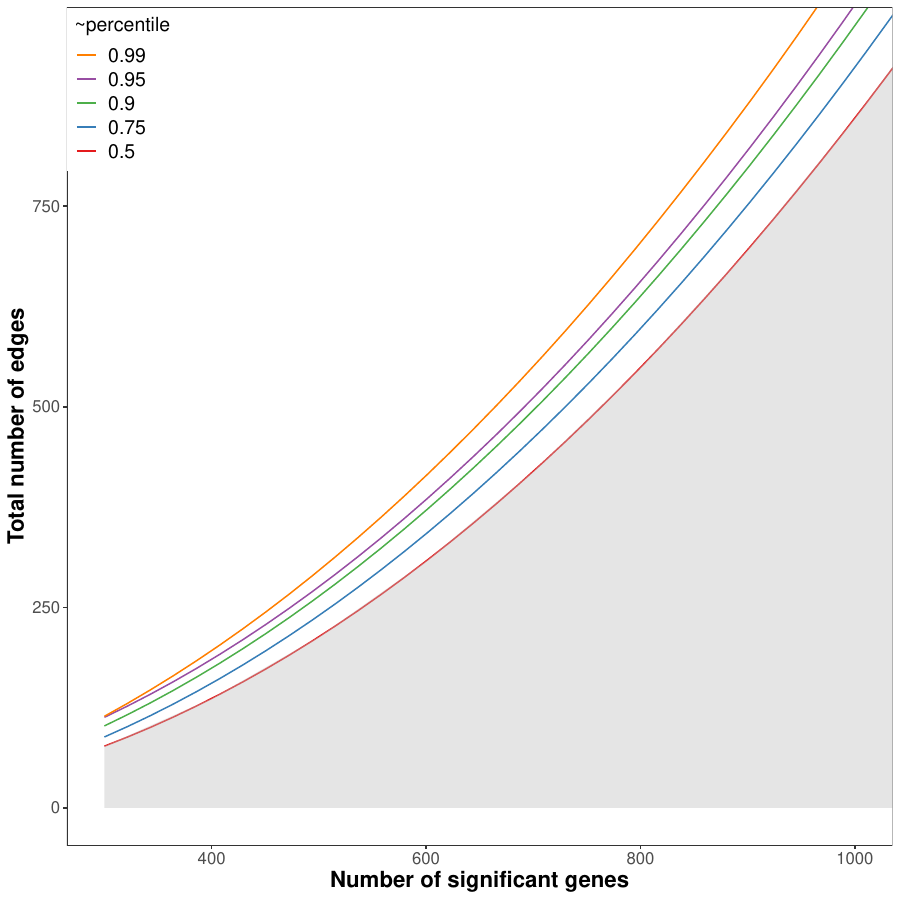

Write the R code that produced this figure.
rm(list=ls())
library("plyr")
library("RColorBrewer")
library("ggplot2")

##### A function to read SIF files
## PPI reading and cleaning function

SIF.reader <- function(filename,verbose=F){
  PPI <- read.table(as.is=T,sep='\t',fill=T, file = filename,
                    colClasses = c("character","character","character"))
  ## optionally get rid of unconnected genes
  # PPI <- PPI[PPI[,3] != "",]
  ## make a two column matrix
  PPI <- PPI[,c(1,3)]
  ## change the order of columns so edges are alphabetical
  ## (this removes any directedness of edges if any exists)
  PPI <- cbind(GeneA=pmin(PPI[,1],PPI[,2]),
               GeneB=pmax(PPI[,1],PPI[,2]))
  ## sort the edges
  PPI <- PPI[order(PPI[,1],PPI[,2]),]
  ## make sure there are no duplicates
  tmp  <- apply(PPI[,1:2],1,paste,collapse='--')
  if(verbose) print(summary(!duplicated(tmp))) ## all true
  ## end
  return(PPI)
}

## neighbor function and giant Net function
## arguments:
##   x   = any given subnetwork
##   PPI = a set of edges (must be a two column matrix)
##   min.fraction = the minimum fraction of the PPI that the
##                  giant net must cover
##   total.nodes  = total.nodes in PPI (do not change)
## value:
##   neighbor.func returns all neighbors of x in the PPI
##   giantNet.func finds the giant net in a given PPI that is
##     at least as large as min.fraction * total.nodes

get.nodes <- function(PPI) setdiff(unique(unlist(c(PPI))),"")
get.edges <- function(PPI) PPI[PPI[,1]!="",,drop=F]
n.nodes <- function(PPI) length(get.nodes(PPI))
n.edges <- function(PPI) nrow(get.edges(PPI))

## subset function
subset.func <- function(x,PPI) PPI[PPI[,1] %in% c(x,"") & PPI[,2] %in% c(x,""),,drop=F]

## neighbor function
neighbor.func <- function(x,PPI) get.nodes(PPI[PPI[,1] %in% x | PPI[,2] %in% x,])

## giant Net function
giantNet.func <- function(PPI,min.fraction=0.50,total.nodes = n.nodes(PPI)){  
  cat("Finding Giant net")
  PPI <- get.edges(PPI)
  running.giantNet <- c()
  for(loop.count in 1:nrow(PPI)){    
    giantNet <- PPI[loop.count,1]
    size <- length(giantNet)
    while(T){      
      giantNet <- neighbor.func(giantNet,PPI)      
      if(length(giantNet) == size) ## if no growth        
        break else size <- length(giantNet)      
    }    
    size <- length(giantNet)    
    if(size >= min.fraction * total.nodes){      
      ## if you have achieved the goal      
      running.giantNet <- giantNet      
      break      
    } else {      
      ## if you have not acheived the goal      
      if(size > length(running.giantNet))        
        ## but you have acheived a relative goal        
        running.giantNet <- giantNet      
      next      
    }  
  }
  cat(" Done\n")
  return(running.giantNet)
}

## read in parent network
backgroundPPI <- SIF.reader("Directed_PPI.sif")
set.seed(1980)

## read in GWAS profiles
VEGAS1 <- read.table("HT.pvals.out", header=T, as.is=T)
VEGAS2 <- read.table("MS.pvals.out", header=T, as.is=T)
p.BlockDefine.threshold <- 0.05
PPInodes <- get.nodes(backgroundPPI)
VEGAS1 <- subset(VEGAS1, GenePvalue<p.BlockDefine.threshold)
## get the number of genes passint threshold
nodes1 <- VEGAS1$Gene
print(length(nodes1))
nodes1 <- unique(nodes1)
print(length(nodes1))
nodes1 <- intersect(nodes1, PPInodes)
print(length(nodes1))
subNet1 <- subset.func(nodes1,backgroundPPI)

##Obaserved network size
actual.size <- data.frame("Region" = "HT", 
                          "Extracted_nodes" = length(nodes1), 
                          "Edges" = length(subNet1), 
                          "largest_nodes" = length(giantNet.func(subNet1)), stringsAsFactors = F)

VEGAS2 <- subset(VEGAS2, GenePvalue<p.BlockDefine.threshold)
## get the number of genes passint threshold
nodes2 <- VEGAS2$Gene
print(length(nodes2))
nodes2 <- unique(nodes2)
print(length(nodes2))
nodes2 <- intersect(nodes2, PPInodes)
print(length(nodes2))
subNet2 <- subset.func(nodes2,backgroundPPI)

actual.size <-rbind(actual.size, c("Region"="MS", 
                                   "Extracted_nodes" = length(nodes2), 
                                   "Edges" =length(subNet2), 
                                   "largest_nodes" = length(giantNet.func(subNet2)), stringsAsFactors = F))

my.cut <- function(x,bin.size=10){round(x/bin.size)*bin.size}


rand.full.net.sizes <- rep(seq(300,2000,by=100),each = 100)  ## as they exist in the folders
rand.giant.net.sizes <- c()
rand.full.net.connectivity <- c()
for(rand.count in 1:length(rand.full.net.sizes)){
  cat(rand.count,'\n')
  rand.genelist <- sample(get.nodes(backgroundPPI),
                          rand.full.net.sizes[rand.count])
  PPI.subset <- subset.func(rand.genelist,backgroundPPI)
  rand.full.net.connectivity[rand.count] <- n.edges(PPI.subset)
  if(n.edges(PPI.subset) == 0)
    rand.giant.net.sizes[rand.count] <- 0 else
      rand.giant.net.sizes[rand.count] <- n.nodes(giantNet.func(PPI.subset))
  rm(rand.count,PPI.subset,rand.genelist)
}

full.edge <- c()
big.size <- c()

for (i in c(0.50, 0.75, 0.90, 0.95, 0.99)){
  full.edge <- rbind(full.edge, cbind(percentile=i, edge=apply(matrix(rand.full.net.connectivity,100),2,function(x){quantile(x,p=i)})))
  big.size <- rbind(big.size, cbind(percentile=i, Max_size=apply(matrix(rand.giant.net.sizes,100),2,function(x){quantile(x,p=i)})))
}

full.edge <- as.data.frame(full.edge)
big.size <- as.data.frame(big.size)

full.edge$Nodes <- rep(unique(rand.full.net.sizes), 5)
big.size$Nodes <- rep(unique(rand.full.net.sizes), 5)
full.edge$percentile <- as.factor(full.edge$percentile)
big.size$percentile <- as.factor(big.size$percentile)
big.full <- data.frame(edge=rand.full.net.connectivity,giantSize=rand.giant.net.sizes)

big.full <- tapply(rand.giant.net.sizes, my.cut(rand.full.net.connectivity,bin.size=10), quantile,p=c(0.50, 0.75, 0.90, 0.95, 0.99))
big.full <- ldply(big.full)
big.full <- as.data.frame(rbind(cbind(percentile=0.50, Edge=as.numeric(big.full[,1]), giantSize=as.numeric(big.full[,2])),
                                cbind(percentile=0.75, Edge=as.numeric(big.full[,1]), giantSize=as.numeric(big.full[,3])),
                                #cbind(percentile=0.80, Edge=as.numeric(big.full[,1]),giantSize=as.numeric(big.full[,4])),
                                cbind(percentile=0.90, Edge=as.numeric(big.full[,1]), giantSize=as.numeric(big.full[,4])), 
                                cbind(percentile=0.95, Edge=as.numeric(big.full[,1]), giantSize=as.numeric(big.full[,5])),
                                cbind(percentile=0.99, Edge=as.numeric(big.full[,1]), giantSize=as.numeric(big.full[,6]))))

qcolours <- rep(c(brewer.pal(n = 7, name = "Set1")),6)

pdf("pathway_permutation_directed.pdf",width=9, height=9, onefile=T)
fill.data <- full.edge[full.edge$percentile==0.5,]
fill.loess <- loess(edge~Nodes,fill.data,span=1)
actual.size <- as.data.frame(actual.size)
print(actual.size)
print(
  ggplot(data= full.edge, aes(x=Nodes, y=edge))+geom_smooth(aes(colour=percentile),method = "loess", size = 0.5,se=F, span=1)+
    geom_area(aes(x,y),data.frame(x=fill.data$Nodes,y=predict(fill.loess)),stat="identity", fill="gray",alpha=0.4)+
    scale_colour_manual(aes(percentile), values = qcolours)+
    guides(colour=guide_legend(reverse=TRUE))+
    geom_point(data=actual.size,aes(x=as.numeric(Extracted_nodes), y=as.numeric(Edges), label=Region), colour="red", size=4)+       
    #       geom_text(data=actual.size,aes(x=as.numeric(Extracted_nodes), y=as.numeric(Edges), label=Region), size=5, hjust=0, vjust=1.5)+
    theme_bw()+
    scale_y_continuous("Total number of edges")+
    xlab("Number of significant genes")+
    coord_cartesian(xlim=c(300,1000), ylim=c(1,950))+
    theme(plot.title = element_text(face="bold", size=16), 
          axis.title.x = element_text(face="bold", size=16),
          axis.title.y = element_text(face="bold", size=16, angle=90),
          axis.text = element_text(size=12),
          panel.grid.major = element_blank(),
          panel.grid.minor = element_blank(),
          legend.title = element_text(size=14),
          legend.text=element_text(size=14),
          legend.position=c(0,1), legend.justification=c(0,1),
          legend.key=element_blank())
)
fill.data <- big.size[big.size$percentile==0.5,]
fill.loess <- loess(Max_size~Nodes,fill.data,span=1)
print(
  ggplot(data=big.size, aes(x=Nodes, y=Max_size))+geom_smooth(aes(colour=percentile),method = "loess", size = 0.5,se=F,span=1)+
    geom_area(aes(x,y),data.frame(x=fill.data$Nodes,y=predict(fill.loess)),stat="identity", fill="gray",alpha=0.4)+
    scale_colour_manual(aes(percentile), values = qcolours)+
    guides(colour=guide_legend(reverse=TRUE))+
    geom_point(data=actual.size,aes(x=as.numeric(Extracted_nodes), y=as.numeric(largest_nodes), label=Region))+
    
    theme_bw()+
    coord_cartesian(xlim=c(300,1000), ylim=c(1,300))+
    
    scale_y_continuous("Size of largest\nconnected component")+
    xlab("Number of significant gene")+
    theme(plot.title = element_text(face="bold", size=16), 
          axis.title.x = element_text(face="bold", size=16),
          axis.title.y = element_text(face="bold", size=16, angle=90),
          axis.text = element_text(size=12),
          panel.grid.major = element_blank(),
          panel.grid.minor = element_blank(),
          legend.title = element_text(size=14),
          legend.text=element_text(size=14),
          legend.position=c(0,1), legend.justification=c(0,1),
          legend.key=element_blank())
)
fill.data <- big.full[big.full$percentile==0.5,]
fill.loess <- loess(giantSize~Edge,fill.data,span=0.5)
print(
  ggplot(data=big.full, aes(x=Edge, y=giantSize))+geom_smooth(aes(colour=as.factor(percentile)), method = "loess", size = 0.5,se=F, span=1)+
    geom_area(aes(x,y),data.frame(x=fill.data$Edge,y=predict(fill.loess)),stat="identity", fill="gray",alpha=0.4)+
    scale_colour_manual(aes(percentile), values = qcolours)+
    guides(colour=guide_legend(reverse=TRUE))+
    geom_point(data=actual.size,aes(x=as.numeric(Edges), y=as.numeric(largest_nodes), label=Region))+
    coord_cartesian(xlim=c(50,1000), ylim=c(1,300))+
    theme_bw()+
    scale_y_continuous("Size of largest\nconnected component")+
    xlab("Total number of edges")+
    theme(plot.title = element_text(face="bold", size=16), 
          axis.title.x = element_text(face="bold", size=16),
          axis.title.y = element_text(face="bold", size=16, angle=90),
          axis.text = element_text(size=12),
          panel.grid.major = element_blank(),
          panel.grid.minor = element_blank(),
          legend.title = element_text(size=14),
          legend.text=element_text(size=14),
          legend.position=c(0,1), legend.justification=c(0,1),
          legend.key=element_blank())
)
dev.off()
